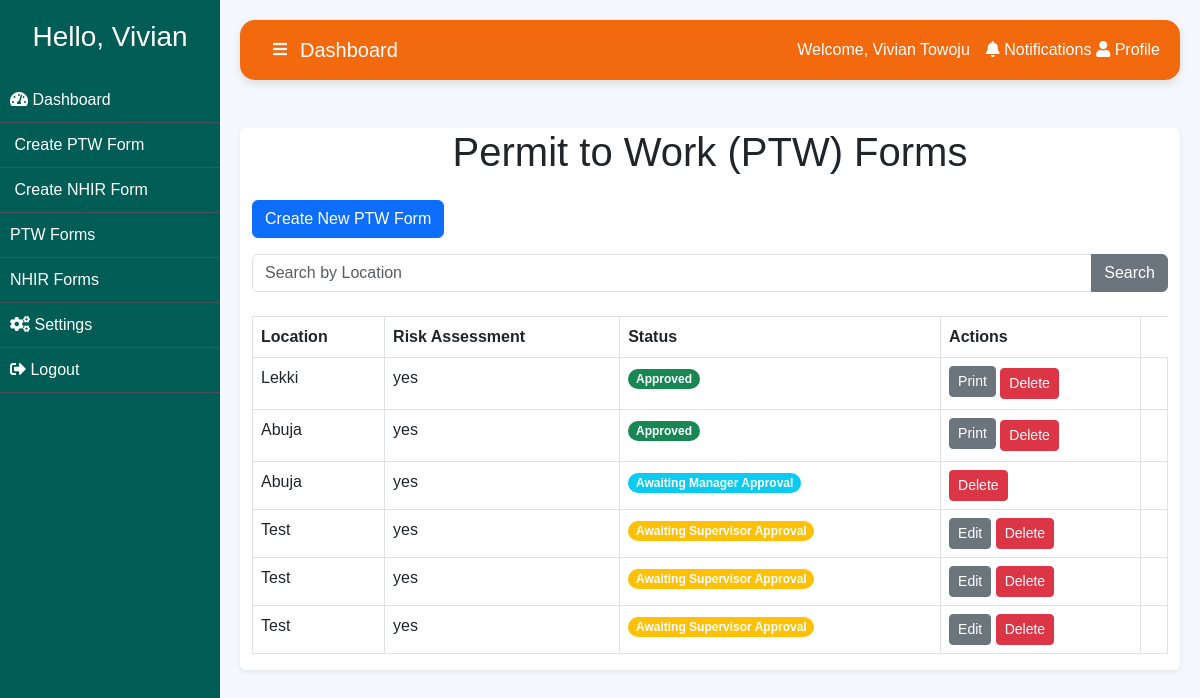
/list/ (signed in), run on the app's committed database.
### app/models.py (models this page shows, shortened)
class PTWForm(models.Model):
    user = models.ForeignKey(User, null=True, on_delete=models.CASCADE)
    date_submitted = models.DateTimeField(auto_now_add=True, null=True)
    location = models.CharField(max_length=100)
    work_description = models.TextField(null=True)
    equipment_tools_materials = models.TextField(null=True)
    risk_assessment_done = models.CharField(max_length=3, choices=[('yes', 'Yes'), ('no', 'No')], null=True)
    start_datetime = models.DateTimeField(null=True)
    duration = models.CharField(max_length=255, null=True)
    days = models.IntegerField(null=True)
    workers_count = models.IntegerField(null=True)
    department = models.CharField(max_length=255, null=True)
    contractor = models.CharField(max_length=255, null=True)
    contractor_supervisor = models.CharField(max_length=255, null=True)
    work_place = models.ManyToManyField(SafetyPrecaution, blank=True)
    work_location_isolation = models.ManyToManyField(WorkLocationIsolation, blank=True)
    personal_safety = models.ManyToManyField(PersonalSafety, blank=True)
    additional_precautions = models.TextField(blank=True)
    supervisor_name = models.CharField(max_length=255, null=True)
    applicant_name = models.CharField(max_length=255, null=True)
    applicant_date = models.DateField(null=True)
    applicant_sign = models.CharField(max_length=255, null=True)
    facility_manager_name = models.CharField(max_length=255, null=True)
    facility_manager_date = models.DateField(null=True)
    facility_manager_sign = models.CharField(max_length=255, null=True)
    certificates_required = models.CharField(max_length=255, choices=[
        ('CERTIFICATE_FOR_EXCAVATION_WORK', 'CERTIFICATE_FOR_EXCAVATION_WORK'),
        ('CERTIFICATE_FOR_HOT_WORK', 'CERTIFICATE_FOR_HOT_WORK'),
        ('CERTIFICATE_FOR_ELECTRICAL_WORK', 'CERTIFICATE_FOR_ELECTRICAL_WORK'),
        ('GAS_TEST_FORM', 'GAS_TEST_FORM'),
        ('CERTIFICATE_FOR_CONFINED_SPACES', 'CERTIFICATE_FOR_CONFINED_SPACES'),
    ], blank=True, null=True)
    valid_from = models.DateField(null=True)
    valid_to = models.DateField(null=True)
    initials = models.CharField(max_length=100, null=True)
    contractor_name = models.CharField(max_length=255, null=True)
    contractor_date = models.DateField(null=True)
    contractor_sign = models.CharField(max_length=255, null=True)
    hseq_name = models.CharField(max_length=255, null=True)
    hseq_date = models.DateField(null=True)
    hseq_sign = models.CharField(max_length=255, null=True)
    manager_name = models.CharField(max_length=255, null=True)
    manager_date = models.DateField(null=True)
    manager_sign = models.CharField(max_length=255, null=True)
    status = models.CharField(
        max_length=20,
        choices=[
            ('awaiting_supervisor', 'Awaiting Supervisor Approval'),
            ('supervisor_signed', 'Supervisor Signed'),
            ('awaiting_manager', 'Awaiting Manager Approval'),
            ('manager_signed', 'Manager Signed'),
            ('approved', 'Approved'),
            ('disapproved', 'Disapproved'),
        ],
        default='awaiting_supervisor',
    )

### app/decorators.py (the view)
		def wrapper_func(request, *args, **kwargs):
			group = None
			if request.user.groups.exists():
				group = request.user.groups.all()[0].name
			if group in allowed_roles:
				return view_func(request, *args, **kwargs)
			else:
				return HttpResponse('''
                    <h1>You are not authorized to view this page</h1>
                    <button onclick="window.history.back();">Go Back</button>
                ''')

### app/templates/form_list.html (shortened to what this page needs)
{% extends 'base.html' %}
{% block content %}
<div class="container shadow-sm bg-white mt-6" style="border-radius: 0.375rem;">
    <div class="card-body">
        <h1 class="text-center mb-4 mt-2">Permit to Work (PTW) Forms</h1>
        {% if is_vendor %}
        <a href="{% url 'create_form' %}" class="btn btn-primary mb-3" >Create New PTW Form</a>
        {% endif %}
        <form method="get" class="mb-4">
            <div class="input-group">
                <input type="text" class="form-control" name="location_search" placeholder="Search by Location" value="{{ request.GET.location_search }}">
                <button class="btn btn-secondary" type="submit">Search</button>
            </div>
        </form>
        <div class="table-responsive">
            <table class="table table-bordered">
                <thead>
                    <tr>
                        <th scope="col">Location</th>
                        <th scope="col">Risk Assessment</th>
                        <th scope="col">Status</th>
                        <th scope="col">Actions</th>
                    </tr>
                </thead>
                <tbody>
                    {% if submissions %}
                        {% for submission in submissions %}
                        <tr>
                            <td>{{ submission.location }}</td>
                            <td>{{ submission.risk_assessment_done }}</td>
                            <td>
                                <span class="badge rounded-pill
                                    {% if submission.status == 'awaiting_supervisor' %} bg-warning
                                    {% elif submission.status == 'awaiting_manager' %} bg-info
                                    {% elif submission.status == 'approved' %} bg-success
                                    {% elif submission.status == 'disapproved' %} bg-secondary
                                    {% endif %}">
                                    {% if submission.status == 'awaiting_supervisor' %} Awaiting Supervisor Approval
                                    {% elif submission.status == 'awaiting_manager' %} Awaiting Manager Approval
                                    {% elif submission.status == 'approved' %} Approved
                                    {% elif submission.status == 'disapproved' %} Disapproved
                                    {% endif %}
                                </span>
                            </td>
                            <td>
                                {% if is_vendor %}
                                {% if submission.status == 'approved' %}
                                    <a href="#" class="btn btn-sm btn-secondary mb-1">Print</a>
                                {% elif submission.status == 'awaiting_supervisor' %}
                                    <a href="{% url 'edit_form' submission.pk %}" class="btn btn-sm btn-secondary">Edit</a>
                                {% endif %}
                                    <form action="{% url 'delete_form' submission.pk %}" method="post" style="display: inline;" class="pb-2">
                                        <button type="submit" class="btn btn-sm btn-danger">Delete</button>
                                    </form>
                                {% elif is_supervisor or is_manager %}
                                    <a href="{% url 'view_form' submission.pk %}" class="btn btn-sm btn-info">View</a>
                                {% endif %}
                                </td>
                                <td>
                            </td>
                        </tr>
                        {% endfor %}
                    {% else %}
                        <tr>
                            <td colspan="6">No submissions found.</td>
                        </tr>
                    {% endif %}
                </tbody>
            </table>
        </div>
    </div>
</div>
{% endblock content %}

### app/templates/base.html (shortened to what this page needs)
<!DOCTYPE html>
<html lang="en">
<head>
    <link href="https://cdn.jsdelivr.net/npm/bootstrap@5.3.0-alpha1/dist/css/bootstrap.min.css" rel="stylesheet">
    <link rel="stylesheet" href="https://cdnjs.cloudflare.com/ajax/libs/font-awesome/5.15.3/css/all.min.css">
    <link href="https://cdn.jsdelivr.net/npm/aos@2.3.4/dist/aos.css" rel="stylesheet">
</head>
<body>
    <div class="sidebar" id="sidebar">
        <div class="text-center text-white mb-4">
            <h3>Hello, {{request.user.first_name}}</h3>
        </div>
        {% if is_staff or is_vendor %}
            <a href="{% url 'client' %}" ><i class="fas fa-tachometer-alt"></i> Dashboard</a>
            <a href="{% url 'create_form' %}"> Create PTW Form</a>
            <a href="{% url 'create_nhis' %}"> Create NHIR Form</a>
            <a href="{% url 'form_list' %}">PTW Forms</a>
            <a href="{% url 'nhis_list' %}">NHIR Forms</a>
            <a href="#"><i class="fas fa-cogs"></i> Settings</a>
            <a href="{% url 'logout' %}"><i class="fas fa-sign-out-alt"></i> Logout</a>
        {% endif %}
    </div>
    <div class="content" id="content">
        <nav class="top-navbar navbar navbar-expand-lg d-flex justify-content-between mb-5">
            <button class="btn text-light" id="toggleSidebar">
                <i class="fas fa-bars"></i>
            </button>
            {% if is_staff or is_vendor  %}
                <a class="navbar-brand" href="{% url 'client' %}">Dashboard</a>
            {% elif is_supervisor %}
                <a class="navbar-brand" href="{% url 'supervisor' %}">Supervisor Dashboard</a>
            {% else %}
                <a class="navbar-brand" href="{% url 'manager' %}">Manager Dashboard</a>
            {% endif %}
            <div class="d-flex align-items-center ms-auto">
                <span class="user-name me-3">Welcome, {{request.user.first_name}} {{request.user.last_name}}</span>
                <a class="nav-link" href="#" style="padding-right: 0.3rem;"><i class="fas fa-bell"></i> Notifications</a>
                <a class="nav-link" href="#"><i class="fas fa-user"></i> Profile</a>
            </div>
        </nav>
        {% block content%}
		{% endblock %}
</body>
</html>

### app/templates/base.html (style rules this page uses)
body { font-family: Arial, sans-serif; background-color: #f4f7fc; }
.sidebar { background-color: #005d55; min-height: 100vh; padding-top: 20px; transition: width 0.3s; width: 220px; position: fixed; top: 0; bottom: 0; }
.sidebar a { color: white; text-decoration: none; padding: 10px; display: block; border-bottom: 1px solid #495057; }
.content { margin-left: 220px; padding: 20px; transition: margin-left 0.3s ease; }
.top-navbar { background-color:rgb(243, 105, 14); color: white; padding: 10px 20px; border-radius: 15px; box-shadow: 0 4px 8px rgba(0, 0, 0, 0.1); transition: background-color 0.3s ease; }
.top-navbar .navbar-brand { color: white; }
.top-navbar .nav-link { color: white; }
.top-navbar .user-name { color: white; font-size: 1rem; }

### data on the page
PTWForm: location "Lekki", risk_assessment_done "yes", status "Approved"
PTWForm: location "Abuja", risk_assessment_done "yes", status "Approved"
PTWForm: location "Abuja", risk_assessment_done "yes", status "Awaiting Manager Approval"
PTWForm: location "Test", risk_assessment_done "yes", shows "Awaiting Supervisor Approval", shows "Edit"
PTWForm: location "Test", risk_assessment_done "yes", shows "Awaiting Supervisor Approval", shows "Edit"
PTWForm: location "Test", risk_assessment_done "yes", shows "Awaiting Supervisor Approval", shows "Edit"

### other printed values
{{ request.user.first_name }} "Vivian"
{{ request.user.last_name }} "Towoju"
